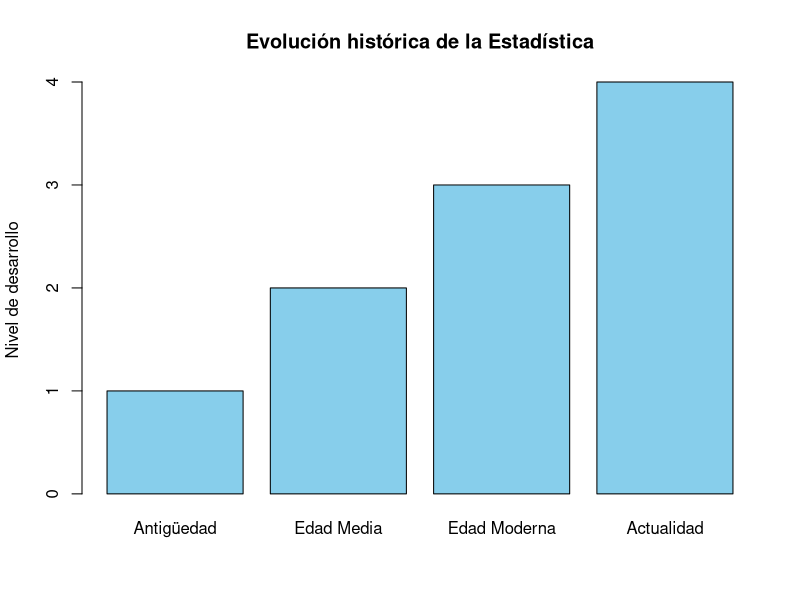
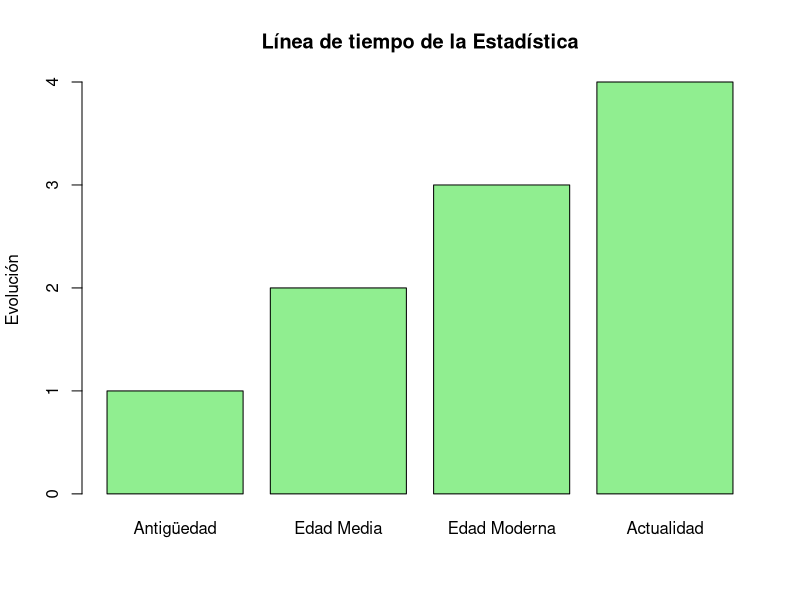
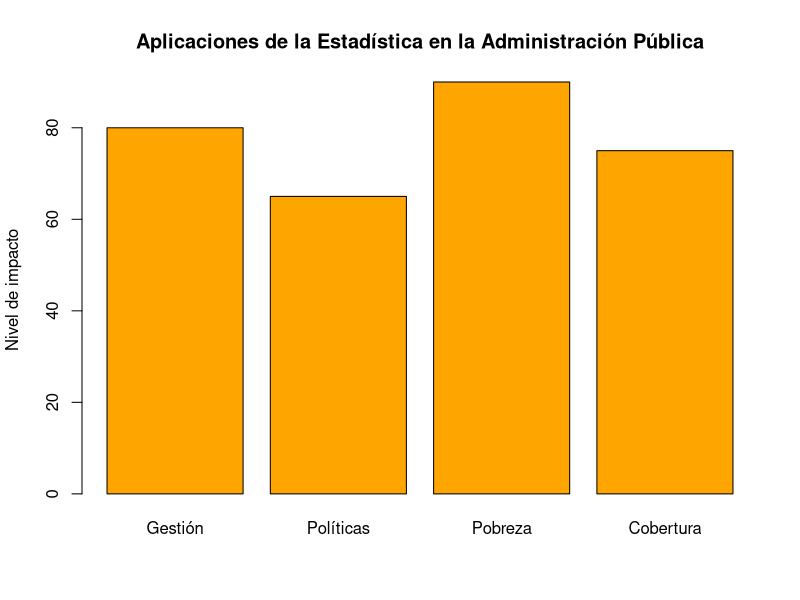
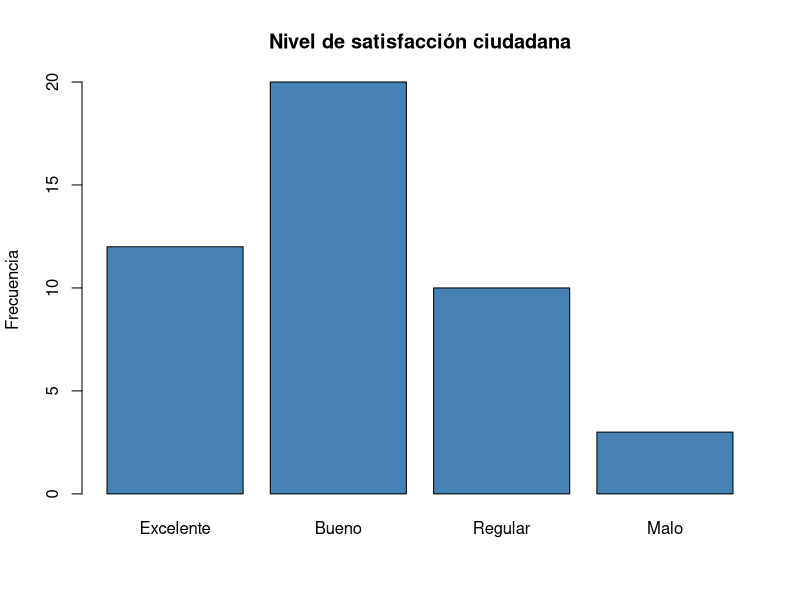
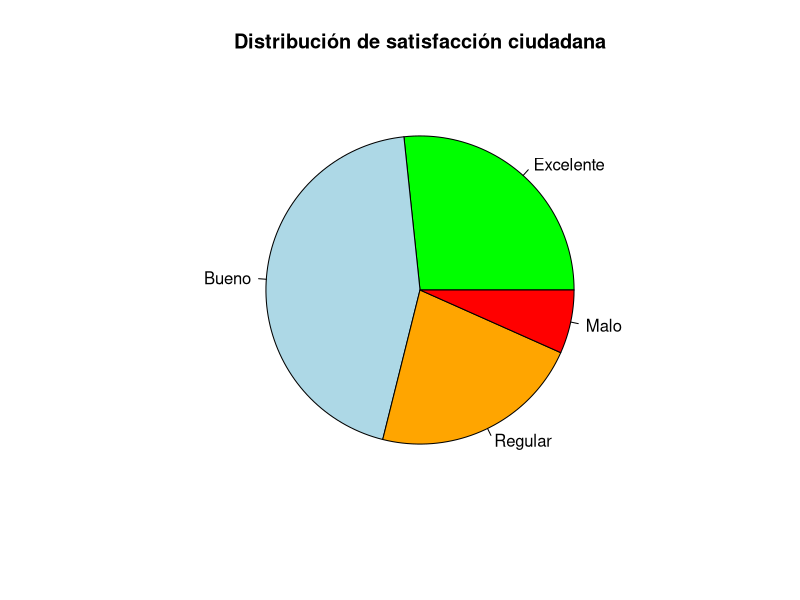

Write the R code that produced these figures, in order.
## ---- chunk 1
periodos <- c("Antigüedad", "Edad Media", "Edad Moderna", "Actualidad")
valores <- c(1, 2, 3, 4)

barplot(
  valores,
  names.arg = periodos,
  main = "Evolución histórica de la Estadística",
  ylab = "Nivel de desarrollo",
  col = "skyblue"
)
## ---- chunk 2
periodos <- c("Antigüedad", "Edad Media", "Edad Moderna", "Actualidad")
eventos <- c(1, 2, 3, 4)

barplot(
  eventos,
  names.arg = periodos,
  main = "Línea de tiempo de la Estadística",
  ylab = "Evolución",
  col = "lightgreen"
)
## ---- chunk 3
aplicaciones <- c(80, 65, 90, 75)
names(aplicaciones) <- c("Gestión", "Políticas", "Pobreza", "Cobertura")

barplot(
  aplicaciones,
  main = "Aplicaciones de la Estadística en la Administración Pública",
  ylab = "Nivel de impacto",
  col = "orange"
)
## ---- chunk 4
barplot(
  c(12, 20, 10, 3),
  names.arg = c("Excelente", "Bueno", "Regular", "Malo"),
  main = "Nivel de satisfacción ciudadana",
  ylab = "Frecuencia",
  col = "steelblue"
)
## ---- chunk 5
pie(
  c(12, 20, 10, 3),
  labels = c("Excelente", "Bueno", "Regular", "Malo"),
  main = "Distribución de satisfacción ciudadana",
  col = c("green", "lightblue", "orange", "red")
)
## ---- chunk 6
datos <- c(12, 20, 10, 3)

media <- mean(datos)
mediana <- median(datos)

moda <- function(x) {
  ux <- unique(x)
  ux[which.max(tabulate(match(x, ux)))]
}

moda_valor <- moda(datos)

data.frame(
  Media = media,
  Mediana = mediana,
  Moda = moda_valor
)
